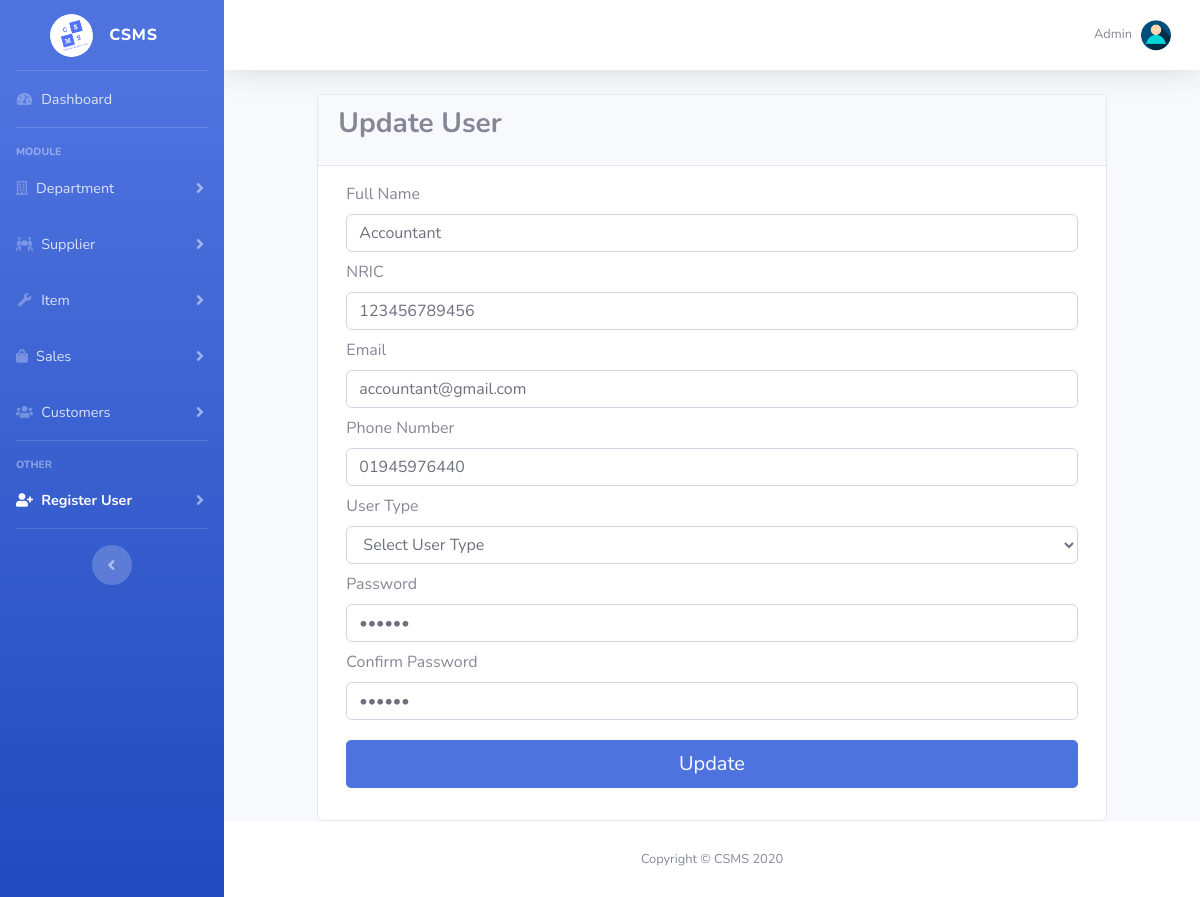
The app's page /add_user.php?user&type=update&userid=2 (signed in) with its own data.
### tables this page shows
CREATE TABLE `user` (
  `user_id` int(5) NOT NULL,
  `user_name` varchar(50) NOT NULL,
  `user_ic` bigint(15) NOT NULL,
  `user_email` varchar(50) NOT NULL,
  `user_phone` text NOT NULL,
  `user_type` varchar(30) NOT NULL,
  `password` longtext NOT NULL,
  `confirm_password` longtext NOT NULL
);

### add_user.php (the view, shortened to what this page needs)
<?php
include("connection.php");
if(isset($_SESSION["userid"])){
  $uid = $_SESSION["userid"];
}
else{
  header('Location: login.php');
}
$sql = "SELECT * FROM user WHERE user_id = '".$uid."'";
$rsltsql = $conn->query($sql);
if($rsltsql->num_rows>0){
  while($rowsql = $rsltsql->fetch_assoc()){
    $uname = $rowsql["user_name"];
  }
}
if(isset($_GET["type"])){
  $type = $_GET["type"];
}
else{
  $type = "";
}
if(isset($_GET["userid"])){
  $id = $_GET["userid"];
}
else{
  $id = "";
}
$name = "";
$user_ic = "";
$user_email = "";
$user_phone = "";
$confirm_password = "";
?>
<!DOCTYPE html>
<html lang="en">
<head>
  <link href="vendor/fontawesome-free/css/all.min.css" rel="stylesheet" type="text/css">
  <link href="css/sb-admin-2.min.css" rel="stylesheet">
</head>
<body id="page-top">
  <div id="wrapper">
    <?php include('menu.php'); ?>
    <div id="content-wrapper" class="d-flex flex-column">
      <div id="content">
        <nav class="navbar navbar-expand navbar-light bg-white topbar mb-4 static-top shadow">
          <ul class="navbar-nav ml-auto">
            <li class="nav-item dropdown no-arrow">
              <a class="nav-link dropdown-toggle" href="#" id="userDropdown" role="button" data-toggle="dropdown" aria-haspopup="true" aria-expanded="false">
                <span class="mr-2 d-none d-lg-inline text-gray-600 small"><?php echo $uname ?></span>
                <img class="img-profile rounded-circle" src="img/profile.jpg">
              </a>
            </li>
          </ul>
        </nav>
        <div class="col-md-10" style="margin: 0 auto;">
          <div class="card " >
            <div class="card-header">
              <?php
              if($type == "update"){
                ?>
                <h3 class="card-title"><b>Update User</b></h3>
                <?php
              }
              else{
                ?>
                <h3 class="card-title"><b>Add User</b></h3>
                <?php
              }
              ?>
            </div>
            <div class="card-body">
                <div class="col-lg-12">
                  <?php
                  if($type == "update"){
                    ?>
                    <form id="add_dept" method="post" action="update_process.php?type=user&userid=<?php echo $id ?>">
                    <?php
                  }
                  else{
                    ?>
                    <form id="add_dept" method="post" action="add_process.php?type=user">
                    <?php
                  }
                  ?>
                    <?php
                    if($type == "update"){
                      $update = "SELECT * FROM user WHERE user_id = '".$id."'";
                      $rsltupdate = $conn->query($update);
                      if($rsltupdate->num_rows>0){
                        while($rowupdate = $rsltupdate->fetch_assoc()){
                          $name = $rowupdate["user_name"];
                          $user_ic = $rowupdate["user_ic"];
                          $user_email = $rowupdate["user_email"];
                          $user_phone = $rowupdate["user_phone"];
                          $password = $rowupdate["password"];
                          $confirm_password = $rowupdate["confirm_password"];
                        }
                      }
                    }
                    ?>
                    <div class="form-group">
                      <label for="user_name">Full Name</label>
                      <input type="text" id="user_name" name="user_name" class="form-control" placeholder="User Full Name" value="<?php echo $name ?>" required>
                    </div>
                    <div class="form-group">
                      <label for="user_ic">NRIC</label>
                      <input type="text" id="user_ic" name="user_ic" class="form-control" placeholder="NRIC (without -)" value="<?php echo $user_ic ?>" oninput="this.value = this.value.replace(/[^0-9.]/g, '').replace(/(\..*)\./g, '$1');" maxlength="12" required>
                    </div>
                    <div class="form-group">
                      <label for="user_email">Email</label>
                      <input type="email" id="user_email" name="user_email" class="form-control" placeholder="User Email" value="<?php echo $user_email ?>" required>
                    </div>
                    <div class="form-group">
                      <label for="user_phone">Phone Number</label>
                      <input type="tel" id="user_phone" name="user_phone" class="form-control" placeholder="Phone No (without -)" value="<?php echo $user_phone ?>" oninput="this.value = this.value.replace(/[^0-9.]/g, '').replace(/(\..*)\./g, '$1');" maxlength="15" pattern="[0-9]{10,11}" required>
                    </div>
                    <div class="form-group">
                      <label for="user_type">User Type</label>
                      <select name="user_type" class="form-control">
                        <option value=""> Select User Type </option>
                      </select>
                    </div>
                    <div class="form-group">
                      <label for="password">Password</label>
                      <input type="password" id="password" name="password" class="form-control" placeholder="User Password" value="<?php echo $password ?>" onkeyup="check();" required>
                    </div>
                    <div class="form-group">
                      <label for="confirm_password">Confirm Password</label>
                      <input type="password" id="confirm_password" name="confirm_password" class="form-control" placeholder="Confirm Password" value="<?php echo $confirm_password ?>" onkeyup="check();" required>
                    </div>
                    <?php
                    if($type == "update"){
                      ?>
                      <input style="margin-top: 20px;" type="submit" name="submit" class="btn btn-primary btn-round btn-lg btn-block mb-3" value="Update">
                      <?php
                    }
                    else{
                      ?>
                      <input style="margin-top: 20px;" type="submit" name="submit" class="btn btn-primary btn-round btn-lg btn-block mb-3" value="Save">
                      <?php
                    }
                    ?>
                  </form>
                </div>
            </div>
          </div>
        </div>
      </div>
      <footer class="sticky-footer bg-white">
        <div class="container my-auto">
          <div class="copyright text-center my-auto">
            <span>Copyright &copy; CSMS 2020</span>
          </div>
        </div>
      </footer>
    </div>
  </div>
</body>
</html>

### records on screen
user: user_name "Admin"
user: user_name "Accountant", user_ic "123456789456", user_email "accountant@gmail.com", user_phone "01945976440"
